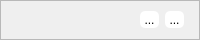
            <widget class="QFrame" name="menuBar_frame_2">
             <property name="minimumSize">
              <size>
               <width>0</width>
               <height>40</height>
              </size>
             </property>
             <property name="maximumSize">
              <size>
               <width>16777215</width>
               <height>40</height>
              </size>
             </property>
             <property name="styleSheet">
              <string notr="true">QFrame#menuBar_frame_2{
background-color: rgb(173, 216, 230);
border-top-left-radius: 10px;
}
</string>
             </property>
             <property name="frameShape">
              <enum>QFrame::StyledPanel</enum>
             </property>
             <property name="frameShadow">
              <enum>QFrame::Raised</enum>
             </property>
             <layout class="QHBoxLayout" name="horizontalLayout_5">
              <property name="spacing">
               <number>6</number>
              </property>
              <property name="leftMargin">
               <number>9</number>
              </property>
              <property name="topMargin">
               <number>0</number>
              </property>
              <property name="rightMargin">
               <number>15</number>
              </property>
              <property name="bottomMargin">
               <number>0</number>
              </property>
              <item>
               <widget class="QLabel" name="icon_label">
                <property name="text">
                 <string/>
                </property>
                <property name="pixmap">
                 <pixmap resource="../icons.qrc">:/icons/assets/icons/icons8-restaurante-50.png</pixmap>
                </property>
               </widget>
              </item>
              <item>
               <spacer name="horizontalSpacer_2">
                <property name="orientation">
                 <enum>Qt::Horizontal</enum>
                </property>
                <property name="sizeHint" stdset="0">
                 <size>
                  <width>40</width>
                  <height>20</height>
                 </size>
                </property>
               </spacer>
              </item>
              <item>
               <widget class="QToolButton" name="minimize_botton_2">
                <property name="styleSheet">
                 <string notr="true">QToolButton#minimize_botton_2{
background-color: white;
border-radius: 5px;


}

QToolButton#minimize_botton_2::hover{
background-color: yellow;


}</string>
                </property>
                <property name="text">
                 <string>...</string>
                </property>
                <property name="icon">
                 <iconset resource="../icons.qrc">
                  <normaloff>:/icons/assets/icons/icons8-minimizar-50.png</normaloff>:/icons/assets/icons/icons8-minimizar-50.png</iconset>
                </property>
                <property name="iconSize">
                 <size>
                  <width>20</width>
                  <height>20</height>
                 </size>
                </property>
               </widget>
              </item>
              <item>
               <widget class="QToolButton" name="close_botton_2">
                <property name="styleSheet">
                 <string notr="true">QToolButton#close_botton_2{
background-color: white;
border-radius: 5px;


}

QToolButton#close_botton_2::hover{
background-color: yellow;


}</string>
                </property>
                <property name="text">
                 <string>...</string>
                </property>
                <property name="icon">
                 <iconset resource="../icons.qrc">
                  <normaloff>:/icons/assets/icons/icons8-cerrar-ventana-50.png</normaloff>:/icons/assets/icons/icons8-cerrar-ventana-50.png</iconset>
                </property>
                <property name="iconSize">
                 <size>
                  <width>20</width>
                  <height>20</height>
                 </size>
                </property>
               </widget>
              </item>
             </layout>
            </widget>
